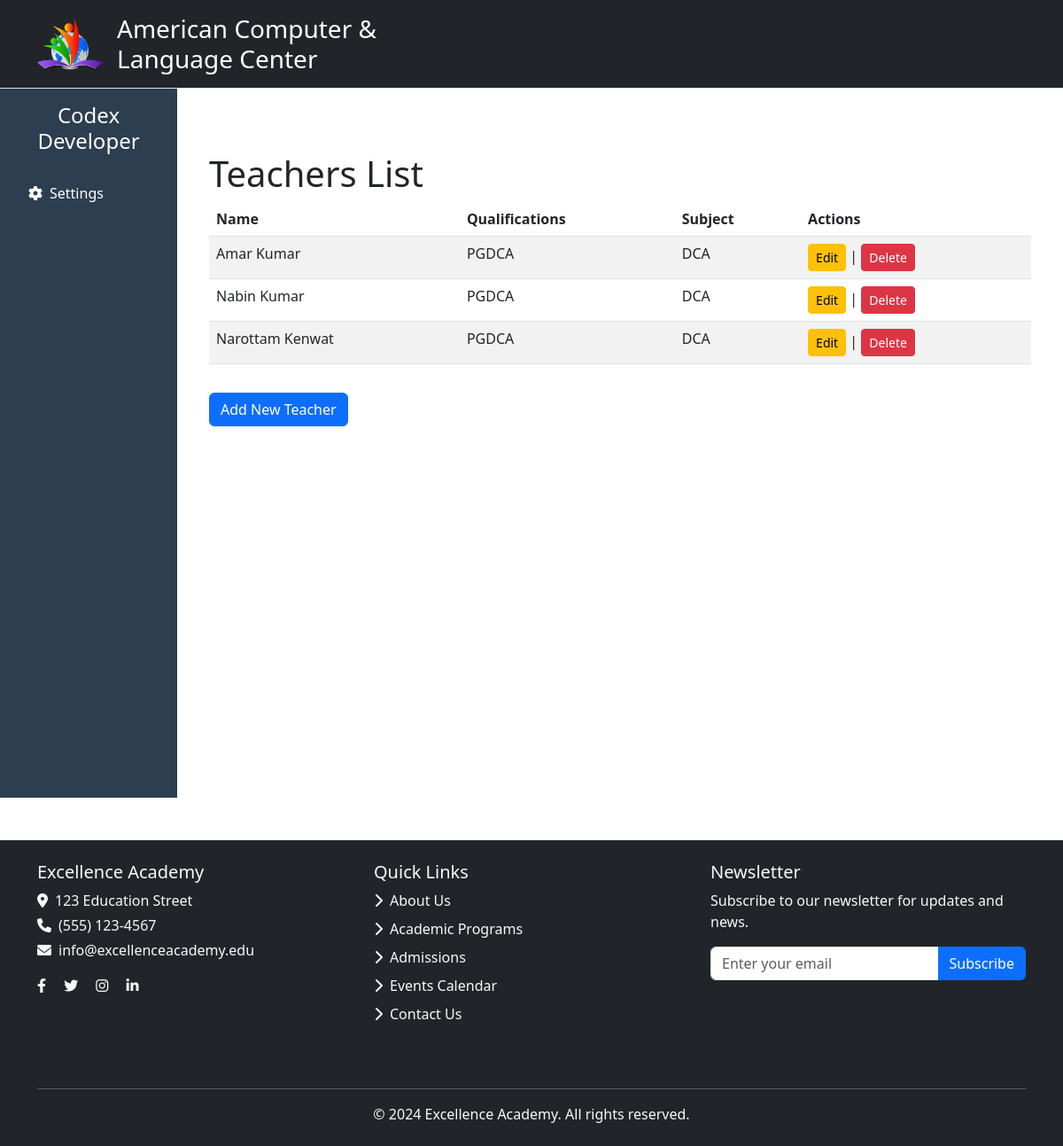
The page /teacher-list/ on the database its author committed.
### userapp/models.py (models this page shows, shortened)
class Teacher(models.Model):
    user = models.ForeignKey(CustomUser, on_delete=models.CASCADE)
    profile_photo = models.ImageField(upload_to='teachers/', default='media/img/default-avatar.jpg', null=True)
    full_name = models.CharField(max_length=255)
    dob = models.DateField()
    gender = models.CharField(max_length=6, choices=GENDER_CHOICES)
    phone_number = models.CharField(max_length=20)
    email = models.EmailField(unique=True)
    address = models.TextField()
    department = models.CharField(max_length=255)
    designation = models.CharField(max_length=255)
    joining_date = models.DateField(default=timezone.now)
    experience = models.PositiveIntegerField(help_text="Number of years of teaching experience")
    qualification = models.CharField(max_length=255)
    specialization = models.CharField(max_length=255, blank=True, null=True, help_text="Specialized subjects or skills")
    salary = models.DecimalField(max_digits=10, decimal_places=2, default=0.00, help_text="Teacher's monthly salary")
    class Meta:
        ordering = ['full_name']
        verbose_name = 'Teacher'
        verbose_name_plural = 'Teachers'

### userapp/views.py (the view)
# urls.py: path('teacher-list/', views.teacher_list, name='teacher_list'),
def teacher_list(request):
    teachers = Teacher.objects.all()
    return render(request, 'fees/teacher_list.html', {'teachers': teachers})

### userapp/templates/fees/teacher_list.html (shortened to what this page needs)
{% extends "user/base.html" %}
{% block content %}
<div class="container mt-5">
    <h1>Teachers List</h1>
    <table class="table table-striped">
        <thead>
            <tr>
                <th>Name</th>
                <th>Qualifications</th>
                <th>Subject</th>
                <th>Actions</th>
            </tr>
        </thead>
        <tbody>
            {% for teacher in teachers %}
                <tr>
                    <td>{{ teacher.full_name }}</td>
                    <td>{{ teacher.qualification }}</td>
                    <td>{{ teacher.specialization }}</td>
                    <td>
                        <a href="{% url 'edit_teacher' teacher.id %}" class="btn btn-warning btn-sm">Edit</a> |
                        <a href="{% url 'delete_teacher' teacher.id %}" class="btn btn-danger btn-sm" onclick="return confirm('Are you sure you want to delete this teacher?');">Delete</a>
                    </td>
                </tr>
            {% endfor %}
        </tbody>
    </table>
    <a href="{% url 'add_teacher' %}" class="btn btn-primary mt-3">Add New Teacher</a>
</div>
{% endblock content %}

### rows shown on the page
Teacher: full_name "Amar Kumar", qualification "PGDCA", specialization "DCA"
Teacher: full_name "Nabin Kumar", qualification "PGDCA", specialization "DCA"
Teacher: full_name "Narottam Kenwat", qualification "PGDCA", specialization "DCA"
